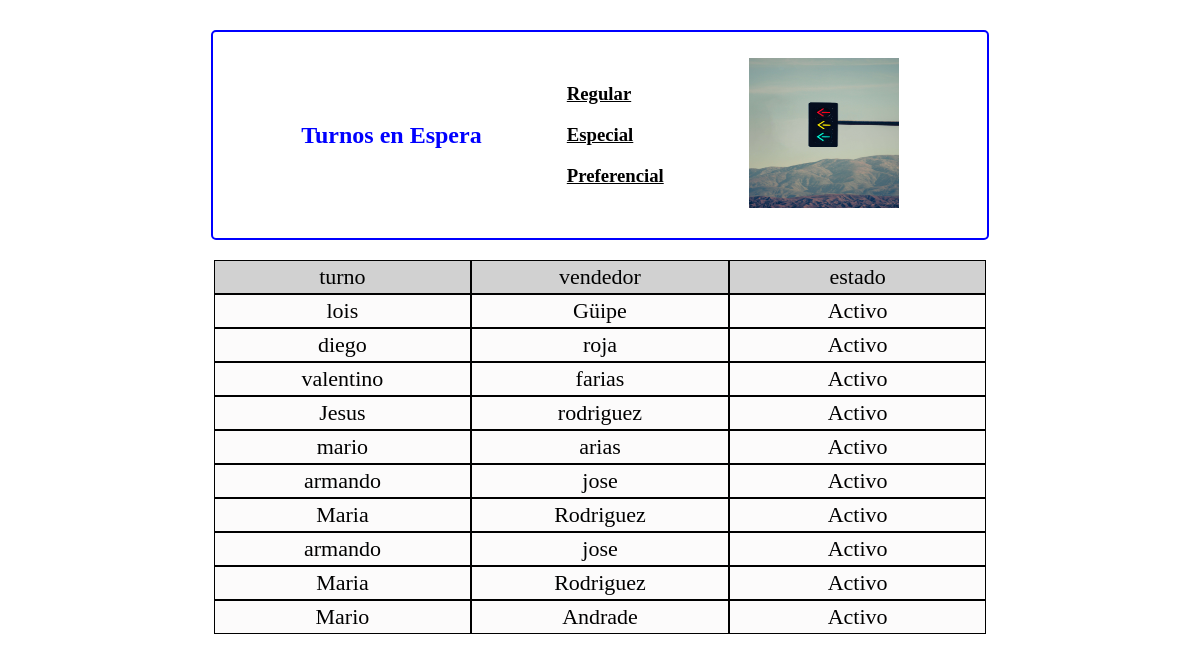
Screenshot of /sellers_view with the database file from the repository.
### app/models.py (models this page shows, shortened)
class Vendedor(db.Model):
  id = db.Column(db.Integer, primary_key=True)
  name = db.Column(db.String(60))
  last_name = db.Column(db.String(60))
  status = db.Column(db.Boolean)
  created = db.Column(db.DateTime)

### app/views.py (the view)
@app.route('/sellers_view',methods=['GET'])
def sellers_view():
    sellers = Vendedor.query.all();
    return render_template('sellers_view.html',sellers=sellers)

### app/templates/sellers_view.html
{% extends "layout.html" %} {% block body%}
<div id="container2">
  <div id="membrete">
    <div id="titulo">
      <h2>Turnos en Espera</h2>
    </div>
    <div id="type">
      <h3 id="regular">Regular</h3>
      <h3 id="especial">Especial</h3>
      <h3 id="preferencial">Preferencial</h3>
    </div>
    <div id="logo">
      <img src="{{ url_for('static',filename='img/signal.jpg') }}" alt="" />
    </div>
  </div>
</div>
<div id="father2">
  <div id="table">
    <div id="column_table">
      <div>turno</div>
      <div>vendedor</div>
      <div>estado</div>
    </div>
      <div id="data_seller">
        {% if sellers %}
        {% for seller in sellers %}
        <div id='details'>
        <div class="{% if  seller.id  % 2  %} pair-style {% endif %}"> {{ seller.name }}</div>
        <div>{{ seller.last_name }}</div>
        <div>Activo</div>
        </div>
        {%  endfor %}
        {%  endif %}
      </div>
  </div>
</div>
{% endblock %}

### app/templates/layout.html (shortened to what this page needs)
<!DOCTYPE html>
<html lang="en">
  <head>
    <link
      rel="stylesheet"
      href="{{ url_for('static',filename='css/style.css') }}"
    />
    <link
      rel="stylesheet"
      href="https://cdnjs.cloudflare.com/ajax/libs/animate.css/4.1.1/animate.min.css"
    />
  </head>
  <body>
    {% block body %} {% endblock %}
  </body>
</html>

### app/static/css/style.css (style rules this page uses)
html, body { @import url("https://fonts.googleapis.com/css2?family=Roboto+Slab:wght@300&display=swap"); margin: 0; padding: 0; background: white; background-repeat: no-repeat; background-size: cover; background-position: center center; background-attachment: fixed; font-family: "Roboto Slab", serif; box-sizing: border-box; }
#container2 { width: 80%; margin-top: 30px; margin-left: auto; margin-right: auto; display: flex; justify-content: space-evenly; }
#container2 #membrete { margin: auto; padding: 3px; height: 200px; width: 80%; display: flex; flex-direction: row; justify-content: space-evenly; align-items: center; border: 2px solid blue; border-radius: 5px; -webkit-border-radius: 5px; -moz-border-radius: 5px; -ms-border-radius: 5px; -o-border-radius: 5px; }
#container2 #membrete #titulo h2 { color: blue; text-align: center; }
#container2 #membrete #type h3 { font-style: normal; text-decoration: underline; width: 30%; }
#container2 #membrete #logo img { width: 150px; height: 150px; }
#father2 { width: 80%; margin: auto; }
#father2 #table #column_table { margin-top: 20px; display: flex; flex-direction: row; justify-content: center; }
#father2 #table #column_table div { display: block; font-size: 22px; width: 26%; text-align: center; padding: 3px; background-color: #d1d1d1; border: 1px solid black; }
#father2 #table #data_seller #details { display: flex; flex-direction: row; justify-content: center; }
#father2 #table #data_seller #details div { font-size: 22px; width: 26%; text-align: center; padding: 3px; background-color: #fcfbfb; border: 1px solid black; }
.pair-style { background: #858383; }

### rows the page displays
Vendedor: name "lois", last_name "Güipe"
Vendedor: name "diego", last_name "roja"
Vendedor: name "valentino", last_name "farias"
Vendedor: name "Jesus", last_name "rodriguez"
Vendedor: name "mario", last_name "arias"
Vendedor: name "armando", last_name "jose"
Vendedor: name "Maria", last_name "Rodriguez"
Vendedor: name "armando", last_name "jose"
Vendedor: name "Maria", last_name "Rodriguez"
Vendedor: name "Mario", last_name "Andrade"
